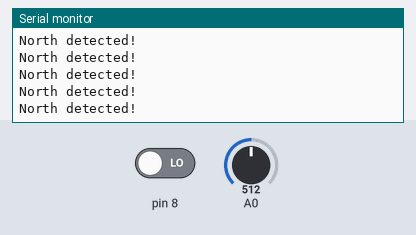
Bench run of a sketch on a simulated Arduino Uno, built with avr-gcc and run on an emulated ATmega328P. Shown: the last lines printed to the serial monitor. The test bench sets the inputs (shaded band); at power-on: pin 8 LOW, A0 = 512.

Above: at 1.2 s.
1.3 s: pin 8 driven HIGH
At 1.97 s:
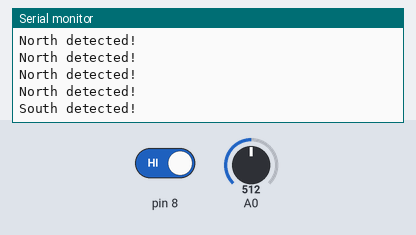
3.7 s: pin 8 driven LOW
At 4.38 s:
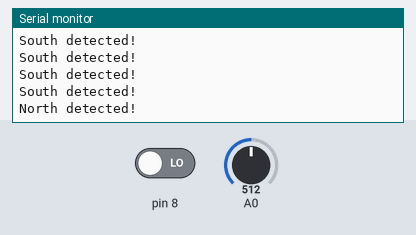
6.7 s: pin 8 driven HIGH
At 7.64 s:
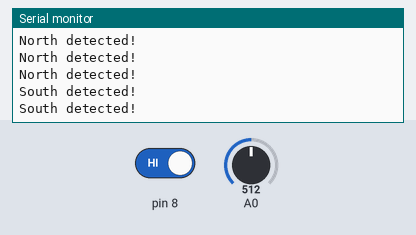
9.7 s: pin 8 driven LOW
At 10.61 s:
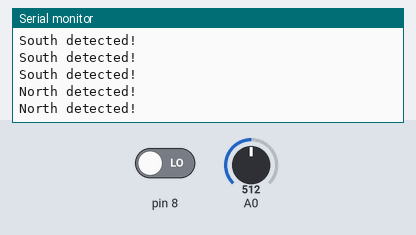
12.7 s: pin 8 driven HIGH
At 13.73 s:
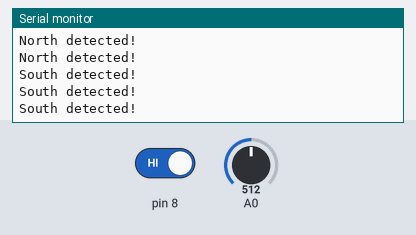

The sketch:

magnetic_switch_test.ino
```cpp
void setup() {
  // put your setup code here, to run once:
  pinMode(A0, INPUT);
  // analogue for BHS
  pinMode(8, INPUT);
  // digital for UHS
  Serial.begin(1200);
}

void loop() {
  // put your main code here, to run repeatedly:
  int VA0 = analogRead(A0);
  int D8 = digitalRead(8);

  if(VA0 > 0.7 && VA0 < 1.5){
    // not exact parameters - need to determine the correct ADC values when the voltage across the resistor are equal to these values
    Serial.println("No field detected");
    // If the reported adc (analogue to digital) value is between this range, do not detect a field
  }
  else{
    // if adc is outside of range, a field is detected with the BHS
    if(D8 == HIGH){
      // with UHS, if the signal is high then output is 1 and south detected
      Serial.println("South detected!");
    }
    else{
      Serial.println("North detected!");
    }
  }

}
```

Measured:
- after the input at 1.3 s, the serial monitor: prints a new line after 0.54 s (image 1)
